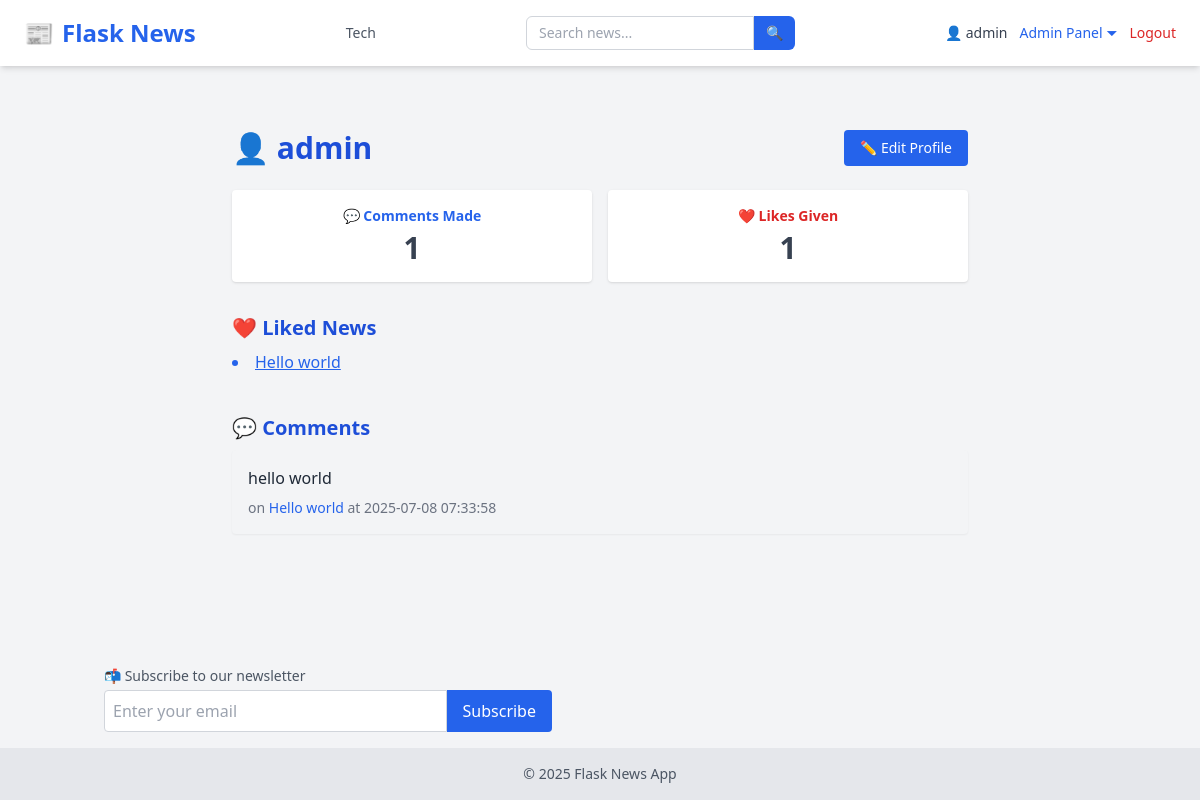
The page /user/admin@gmail.com (signed in) on the database as committed earlier.
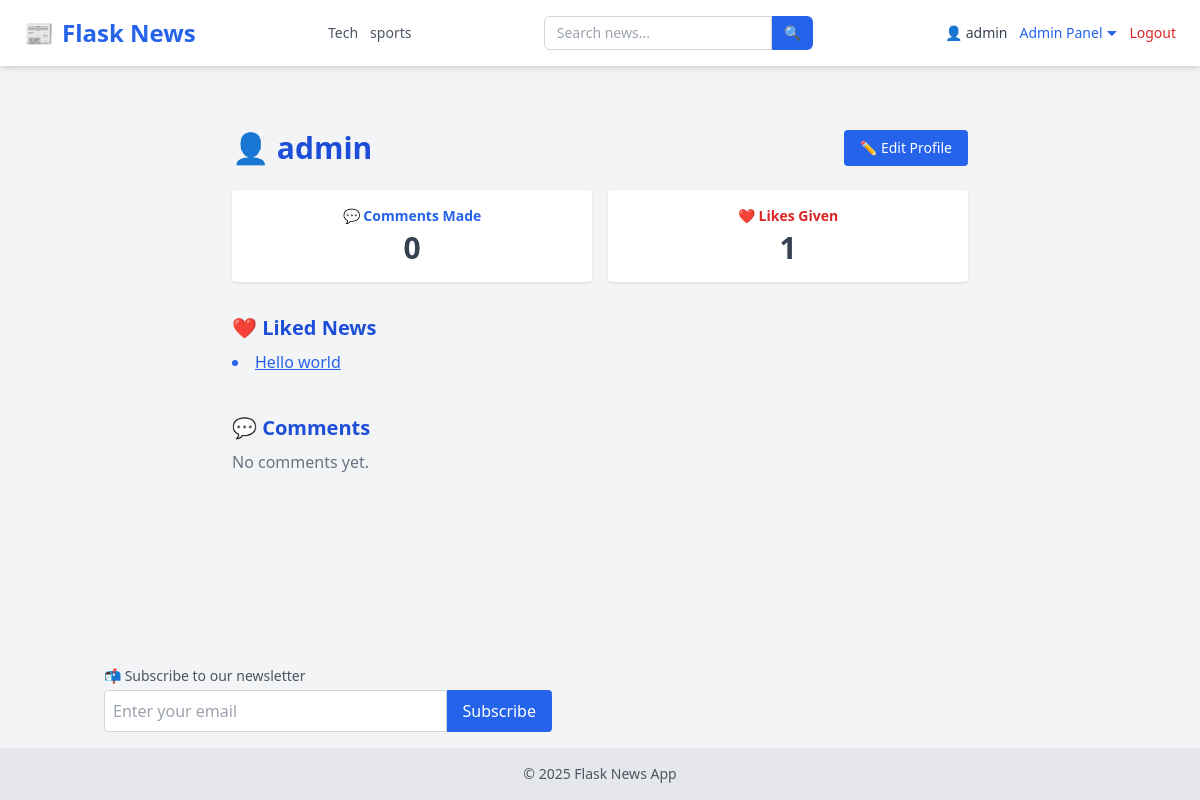
The same page on the database as committed later.
### tables this page shows
CREATE TABLE categories (
            id INTEGER PRIMARY KEY AUTOINCREMENT,
            name TEXT UNIQUE NOT NULL
        );

CREATE TABLE news (
            id INTEGER PRIMARY KEY AUTOINCREMENT,
            title TEXT,
            content TEXT,
            image TEXT,
            author_id INTEGER,
            category_id INTEGER,
            view_count INTEGER DEFAULT 0,
            FOREIGN KEY(author_id) REFERENCES users(id),
            FOREIGN KEY(category_id) REFERENCES categories(id)
        );

CREATE TABLE comments (
            id INTEGER PRIMARY KEY AUTOINCREMENT,
            content TEXT,
            created_at TEXT,
            user_id INTEGER,
            news_id INTEGER,
            FOREIGN KEY(user_id) REFERENCES users(id),
            FOREIGN KEY(news_id) REFERENCES news(id)
        );

### app/user_routes.py (the view)
@user.route('/user/<email>')
def user_profile(email):
    if current_user.email != email:
        return redirect(url_for("main.home"))
    conn = sqlite3.connect(current_app.config['DATABASE'])
    c = conn.cursor()
    c.execute("SELECT id, username FROM users WHERE email = ?", (email,))
    user_row = c.fetchone()
    if not user_row:
        conn.close()
        return "User not found", 404
    user_id = user_row[0]
    c.execute('''
        SELECT news.title, comments.content, comments.created_at, comments.news_id
        FROM comments
        JOIN news ON comments.news_id = news.id
        WHERE comments.user_id = ?
        ORDER BY comments.created_at DESC
    ''', (user_id,))
    comments = c.fetchall()
    c.execute("SELECT COUNT(*) FROM comments WHERE user_id = ?", (user_id,))
    comment_count = c.fetchone()[0]
    c.execute('''
        SELECT news.id, news.title
        FROM likes
        JOIN news ON likes.news_id = news.id
        WHERE likes.user_id = ?
    ''', (user_id,))
    liked_news = c.fetchall()
    c.execute("SELECT COUNT(*) FROM likes WHERE user_id = ?", (user_id,))
    like_count = c.fetchone()[0]
    conn.close()
    return render_template("user_profile.html", user=user_row, comments=comments, liked_news=liked_news,
                           comment_count=comment_count, like_count=like_count)

### app/__init__.py (called while the page is built)
def create_app():
    app = Flask(__name__, instance_relative_config=True)
    app.config.from_object('config.Config')
    from app.routes import main
    app.register_blueprint(main)
    from app.admin_routes import admin
    app.register_blueprint(admin)
    from app.user_routes import user
    app.register_blueprint(user)
    init_db(app)
    login_manager.init_app(app)
    @login_manager.user_loader
    def user_loader(user_id):
        return load_user(user_id)
    @app.context_processor
    def inject_now():
        return {'now': datetime.now}
    @app.context_processor
    def inject_categories():
        conn = sqlite3.connect(current_app.config['DATABASE'])
        c = conn.cursor()
        c.execute("SELECT id, name FROM categories ORDER BY name ASC")
        categories = c.fetchall()
        conn.close()
        return {'categories': categories}
    return app

### app/models.py (called while the page is built)
def load_user(user_id):
    conn = sqlite3.connect(current_app.config['DATABASE'])
    c = conn.cursor()
    c.execute("SELECT id, username,email, role FROM users WHERE id = ?", (user_id,))
    row = c.fetchone()
    conn.close()
    if row:
        return User(*row)
    return None

### app/templates/user_profile.html (shortened to what this page needs)
{% extends "layout.html" %}  {% block content %}
<div class="max-w-3xl mx-auto py-10 px-4">
  <div
    class="flex flex-col sm:flex-row sm:items-center sm:justify-between mb-6"
  >
    <h1 class="text-3xl font-bold text-blue-700">👤 {{ user[1] }}</h1>
    <a
      href="{{ url_for('user.edit_profile') }}"
      class="mt-3 sm:mt-0 text-sm bg-blue-600 text-white px-4 py-2 rounded hover:bg-blue-700 transition"
    >
      ✏️ Edit Profile
    </a>
  </div>
  <div class="grid grid-cols-1 sm:grid-cols-2 gap-4 mb-8 text-sm text-gray-700">
    <div class="bg-white p-4 rounded shadow text-center">
      <p class="font-semibold text-blue-600 mb-1">💬 Comments Made</p>
      <p class="text-3xl font-bold">{{ comment_count }}</p>
    </div>
    <div class="bg-white p-4 rounded shadow text-center">
      <p class="font-semibold text-red-600 mb-1">❤️ Likes Given</p>
      <p class="text-3xl font-bold">{{ like_count }}</p>
    </div>
  </div>
  <section class="mb-10">
    <h2 class="text-xl font-semibold mb-2 text-blue-700">❤️ Liked News</h2>
    {% if liked_news %}
    <ul class="list-disc list-inside text-blue-600 space-y-1">
      {% for news in liked_news %}
      <li>
        <a
          href="{{ url_for('main.view_news', id=news[0]) }}"
          class="underline hover:text-blue-800"
        >
          {{ news[1] }}
        </a>
      </li>
      {% endfor %}
    </ul>
    {% else %}
    <p class="text-gray-500">No liked news yet.</p>
    {% endif %}
  </section>
  <section>
    <h2 class="text-xl font-semibold mb-2 text-blue-700">💬 Comments</h2>
    {% if comments %}
    <div class="space-y-4">
      {% for comment in comments %}
      <div class="bg-gray-100 p-4 rounded shadow-sm">
        <p class="text-gray-800">{{ comment[1] }}</p>
        <p class="text-sm text-gray-500 mt-2">
          on
          <a
            href="{{ url_for('main.view_news', id=comment[3]) }}"
            class="text-blue-600 hover:underline"
          >
            {{ comment[0] }}
          </a>
          at {{ comment[2] }}
        </p>
      </div>
      {% endfor %}
    </div>
    {% else %}
    <p class="text-gray-500">No comments yet.</p>
    {% endif %}
  </section>
</div>
{% endblock %}

### app/templates/layout.html (shortened to what this page needs)
<!DOCTYPE html>
<html lang="en">
  <head>
    <script src="https://cdn.tailwindcss.com"></script>
    <link
      rel="stylesheet"
      href="https://cdnjs.cloudflare.com/ajax/libs/font-awesome/6.4.0/css/all.min.css"
    />
  </head>
  <body class="bg-gray-100 min-h-screen flex flex-col">
    <nav
      class="bg-white shadow-md px-6 py-4 flex flex-wrap md:flex-nowrap justify-between items-center"
    >
      <a
        href="/"
        class="text-2xl font-extrabold text-blue-600 flex items-center gap-2"
      >
        📰 <span>Flask News</span>
      </a>
      <div
        class="flex flex-wrap justify-center gap-3 mt-4 md:mt-0 md:ml-6 text-sm text-gray-600 font-medium"
      >
        {% for cat in categories %}
        <a
          href="{{ url_for('main.filter_by_category', name=cat[1]) }}"
          class="hover:text-blue-600 transition-colors"
        >
          {{ cat[1] }}
        </a>
        {% endfor %}
      </div>
      <form
        method="GET"
        action="{{ url_for('main.search') }}"
        class="flex mt-4 md:mt-0 md:ml-6"
      >
        <input
          type="text"
          name="q"
          placeholder="Search news..."
          required
          class="px-3 py-1.5 border rounded-l-md border-gray-300 focus:outline-none focus:ring focus:border-blue-500 text-sm"
        />
        <button
          type="submit"
          class="px-3 py-1.5 bg-blue-600 text-white rounded-r-md text-sm hover:bg-blue-700 transition-colors"
        >
          🔍
        </button>
      </form>
      <div
        class="flex items-center gap-3 mt-4 md:mt-0 md:ml-6 text-sm relative"
      >
        {% if current_user.is_authenticated %}
        <a href="{{ url_for('user.user_profile', email=current_user.email) }}"
          ><span class="text-gray-700">👤 {{ current_user.username }}</span></a
        >
        {% if current_user.role == 'admin' %}
        <div class="relative">
          <button
            id="adminDropdownToggle"
            class="text-blue-600 hover:underline focus:outline-none"
            onclick="toggleAdminDropdown()"
          >
            Admin Panel ⏷
          </button>
        </div>
        {% endif %}
        <a href="/logout" class="text-red-600 hover:underline">Logout</a>
        {% else %}
        <a href="/login" class="text-blue-600 hover:underline">Login</a>
        <a href="/register" class="text-blue-600 hover:underline">Register</a>
        {% endif %}
      </div>
    </nav>
    <main class="flex-grow container mx-auto p-6">
       {% block content %}{% endblock %}
    </main>
    <div class="container mx-auto mb-4 px-4">
      <form action="{{ url_for('user.subscribe') }}" method="POST" class="mt-4">
        <label class="block text-sm text-gray-600 mb-1"
          >📬 Subscribe to our newsletter</label
        >
        <div class="flex max-w-md">
          <input
            type="email"
            name="email"
            required
            placeholder="Enter your email"
            class="w-full p-2 rounded-l border border-gray-300"
          />
          <button type="submit" class="bg-blue-600 text-white px-4 rounded-r">
            Subscribe
          </button>
        </div>
      </form>
    </div>
    <footer class="bg-gray-200 text-center py-4 text-sm text-gray-600">
      &copy; {{ now().year }} Flask News App
    </footer>
  </body>
</html>

Rows that differ between the two databases and show on the page:
removed comments: content "hello world", title "Hello world", created_at "2025-07-08 07:33:58"
added categories: name "sports"
Other text that changed with them:
{{ comment_count }}: "1" → "0"
text now shown: "No comments yet."
